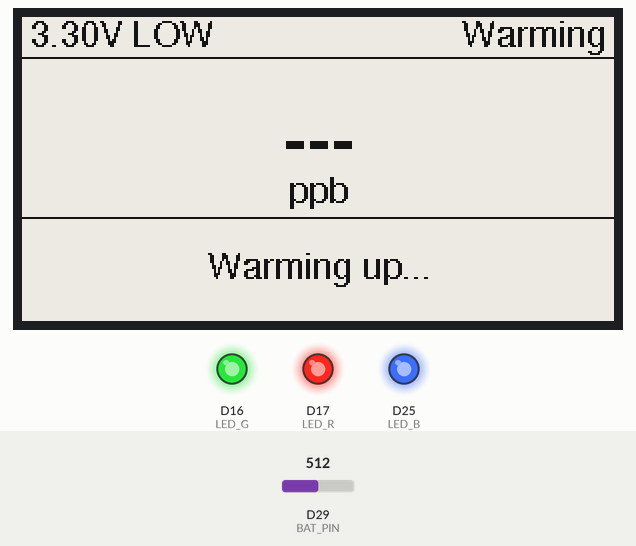
Recording of a sketch running on a simulated Arduino Due. Shown: 296×152 one-colour display, output pins drawn as LEDs (lit = HIGH). Inputs (shaded band) come from the test bench; at power-on: D29 (BAT_PIN) = 512 (analog values on the 0–1023 scale). Raw I2C reads return 0.

Above: at 62.5 s.
Timing chart, 0 to 121.7 s (numbered marks = the images above):
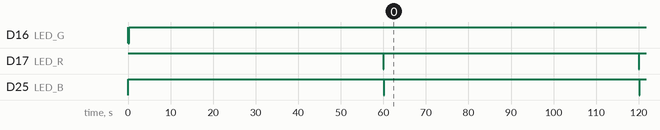

The sketch:

aqm.ino
```cpp
#include <Arduino.h>
#include <Wire.h>
#include <SPI.h>
#include <GxEPD2_BW.h>
#include <Fonts/FreeSans9pt7b.h>
#include <Fonts/FreeSansBold18pt7b.h>

#define EPD_CS    1
#define EPD_DC    27
#define EPD_RST   28
#define EPD_BUSY  26
#define AGS_SDA   6
#define AGS_SCL   7
#define BAT_PIN   29
#define LED_R     17
#define LED_G     16
#define LED_B     25

#define DISPLAY_INTERVAL_MS  60000UL
#define LOW_BAT_V            3.5f
#define LOW_BAT_FLASH_MS     100U
#define ADC_REF_V            3.3f
#define ADC_RES              4095.0f
#define BAT_DIVIDER          2.0f

#define AGS10_ADDR      0x1A
#define AGS10_REG_TVOC  0x00
#define AGS10_STATUS_OK 0x00
#define AGS10_WARMING   0x01

GxEPD2_BW<GxEPD2_266_GDEY0266T90, GxEPD2_266_GDEY0266T90::HEIGHT> display(
  GxEPD2_266_GDEY0266T90(EPD_CS, EPD_DC, EPD_RST, EPD_BUSY)
);

float         batV          = 0;
bool          lowBat        = false;
uint32_t      tvocPpb       = 0;
bool          warming        = true;
unsigned long lastDisplayMs = 0;

void ledOff() {
  digitalWrite(LED_R, HIGH);
  digitalWrite(LED_G, HIGH);
  digitalWrite(LED_B, HIGH);
}

void flashLed(bool r, bool g, bool b, uint16_t ms) {
  digitalWrite(LED_R, r ? LOW : HIGH);
  digitalWrite(LED_G, g ? LOW : HIGH);
  digitalWrite(LED_B, b ? LOW : HIGH);
  delay(ms);
  ledOff();
}

float readBatV() {
  uint32_t sum = 0;
  for (int i = 0; i < 8; i++) {
    sum += analogRead(BAT_PIN);
    delay(2);
  }
  return (sum / 8.0f / ADC_RES) * ADC_REF_V * BAT_DIVIDER;
}


uint8_t crc8(const uint8_t* data, uint8_t len) {
  uint8_t crc = 0xFF;
  for (uint8_t i = 0; i < len; i++) {
    crc ^= data[i];
    for (uint8_t b = 0; b < 8; b++) {
      crc = (crc & 0x80) ? (crc << 1) ^ 0x31 : (crc << 1);
    }
  }
  return crc;
}


bool readAgs10() {
  Wire.beginTransmission(AGS10_ADDR);
  Wire.write(AGS10_REG_TVOC);
  if (Wire.endTransmission(false) != 0) return false;

  if (Wire.requestFrom(AGS10_ADDR, (uint8_t)5) != 5) return false;

  uint8_t buf[5];
  for (int i = 0; i < 5; i++) buf[i] = Wire.read();

  if (crc8(buf, 4) != buf[4]) return false;

  warming  = (buf[0] == AGS10_WARMING);
  tvocPpb  = ((uint32_t)buf[1] << 16) | ((uint32_t)buf[2] << 8) | buf[3];

  return true;
}

const char* tvocLabel(uint32_t ppb) {
  if (ppb <= 220)  return "Excellent";
  if (ppb <= 660)  return "Good";
  if (ppb <= 1430) return "Moderate";
  if (ppb <= 2200) return "Poor";
  return "Very poor";
}

void updateDisplay() {
  display.setFullWindow();
  display.firstPage();
  do {
    display.fillScreen(GxEPD_WHITE);
    display.setTextColor(GxEPD_BLACK);
    display.setTextWrap(false);

    display.setFont(&FreeSans9pt7b);


    display.setCursor(4, 14);
    display.print(batV, 2);
    display.print("V");
    if (lowBat) {
      display.setCursor(50, 14);
      display.print(" LOW");
    }


    if (warming) {
      display.setCursor(display.width() - 76, 14);
      display.print("Warming up");
    }

    display.drawLine(0, 20, display.width(), 20, GxEPD_BLACK);


    display.setFont(&FreeSansBold18pt7b);
    char tvocStr[12];
    if (warming) {
      snprintf(tvocStr, sizeof(tvocStr), "---");
    } else {
      snprintf(tvocStr, sizeof(tvocStr), "%lu", tvocPpb);
    }
    int16_t x1, y1;
    uint16_t w, h;
    display.getTextBounds(tvocStr, 0, 0, &x1, &y1, &w, &h);
    display.setCursor((display.width() - w) / 2, 72);
    display.print(tvocStr);


    display.setFont(&FreeSans9pt7b);
    display.getTextBounds("ppb", 0, 0, &x1, &y1, &w, &h);
    display.setCursor((display.width() - w) / 2, 92);
    display.print("ppb");

    display.drawLine(0, 100, display.width(), 100, GxEPD_BLACK);


    const char* label = warming ? "Warming up..." : tvocLabel(tvocPpb);
    display.getTextBounds(label, 0, 0, &x1, &y1, &w, &h);
    display.setCursor((display.width() - w) / 2, 130);
    display.print(label);

  } while (display.nextPage());

  display.powerOff();
}

void setup() {
  pinMode(LED_R, OUTPUT);
  pinMode(LED_G, OUTPUT);
  pinMode(LED_B, OUTPUT);
  ledOff();
  analogReadResolution(12);

  Wire.setSDA(AGS_SDA);
  Wire.setSCL(AGS_SCL);
  Wire.begin();

  display.init(0);
  display.setRotation(1);


  Wire.beginTransmission(AGS10_ADDR);
  if (Wire.endTransmission() != 0) {
    while (true) { flashLed(true, false, false, 300); delay(300); }
  }

  flashLed(false, true, false, 200);
}

void loop() {
  unsigned long now = millis();

  if (now - lastDisplayMs >= DISPLAY_INTERVAL_MS) {
    if (!readAgs10()) {
      flashLed(true, false, false, 100);
    }

    batV   = readBatV();
    lowBat = batV < LOW_BAT_V;
    if (lowBat) flashLed(false, false, true, LOW_BAT_FLASH_MS);

    updateDisplay();
    lastDisplayMs = now;
  }
}
```

Measured:
- by itself, D17 (LED_R), D25 (LED_B): alternates HIGH for 59.9 s and LOW for 0.10 s
